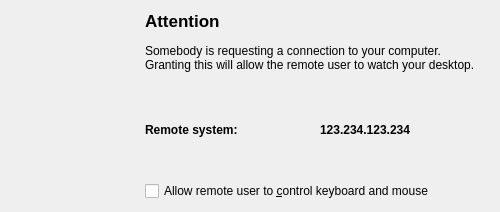
<ui version="4.0" >
 <class>ConnectionWidget</class>
 <widget class="QWidget" name="ConnectionWidget" >
  <property name="geometry" >
   <rect>
    <x>0</x>
    <y>0</y>
    <width>500</width>
    <height>212</height>
   </rect>
  </property>
  <layout class="QHBoxLayout" >
   <item>
    <widget class="KPixmapWidget" name="pixmapWidget" >
     <property name="sizePolicy" >
      <sizepolicy vsizetype="Fixed" hsizetype="Fixed" >
       <horstretch>0</horstretch>
       <verstretch>0</verstretch>
      </sizepolicy>
     </property>
     <property name="minimumSize" >
      <size>
       <width>128</width>
       <height>128</height>
      </size>
     </property>
    </widget>
   </item>
   <item>
    <layout class="QVBoxLayout" >
     <item>
      <widget class="QLabel" name="TextLabel5" >
       <property name="sizePolicy" >
        <sizepolicy vsizetype="Fixed" hsizetype="Minimum" >
         <horstretch>0</horstretch>
         <verstretch>0</verstretch>
        </sizepolicy>
       </property>
       <property name="font" >
        <font>
         <pointsize>13</pointsize>
         <weight>75</weight>
         <bold>true</bold>
        </font>
       </property>
       <property name="text" >
        <string>Attention</string>
       </property>
       <property name="wordWrap" >
        <bool>false</bool>
       </property>
       <property name="indent" >
        <number>0</number>
       </property>
      </widget>
     </item>
     <item>
      <widget class="QLabel" name="mainTextLabel" >
       <property name="sizePolicy" >
        <sizepolicy vsizetype="Fixed" hsizetype="Preferred" >
         <horstretch>0</horstretch>
         <verstretch>0</verstretch>
        </sizepolicy>
       </property>
       <property name="lineWidth" >
        <number>-1</number>
       </property>
       <property name="midLineWidth" >
        <number>5</number>
       </property>
       <property name="text" >
        <string>Somebody is requesting a connection to your computer. Granting this will allow the remote user to watch your desktop. </string>
       </property>
       <property name="textFormat" >
        <enum>Qt::AutoText</enum>
       </property>
       <property name="alignment" >
        <set>Qt::AlignLeading|Qt::AlignLeft|Qt::AlignVCenter</set>
       </property>
       <property name="wordWrap" >
        <bool>true</bool>
       </property>
       <property name="margin" >
        <number>0</number>
       </property>
       <property name="indent" >
        <number>0</number>
       </property>
      </widget>
     </item>
     <item>
      <layout class="QHBoxLayout" >
       <item>
        <widget class="QLabel" name="TextLabel1" >
         <property name="font" >
          <font>
           <weight>75</weight>
           <bold>true</bold>
          </font>
         </property>
         <property name="text" >
          <string>Remote system:</string>
         </property>
         <property name="wordWrap" >
          <bool>false</bool>
         </property>
        </widget>
       </item>
       <item>
        <widget class="QLabel" name="remoteHost" >
         <property name="font" >
          <font>
           <weight>75</weight>
           <bold>true</bold>
          </font>
         </property>
         <property name="text" >
          <string>123.234.123.234</string>
         </property>
         <property name="wordWrap" >
          <bool>false</bool>
         </property>
        </widget>
       </item>
      </layout>
     </item>
     <item>
      <widget class="QCheckBox" name="cbAllowRemoteControl" >
       <property name="sizePolicy" >
        <sizepolicy vsizetype="Fixed" hsizetype="Minimum" >
         <horstretch>0</horstretch>
         <verstretch>0</verstretch>
        </sizepolicy>
       </property>
       <property name="whatsThis" >
        <string>If you turn this option on, the remote user can enter keystrokes and use your mouse pointer. This gives them full control over your computer, so be careful. When the option is disabled the remote user can only watch your screen.</string>
       </property>
       <property name="text" >
        <string>Allow remote user to &amp;control keyboard and mouse</string>
       </property>
      </widget>
     </item>
    </layout>
   </item>
  </layout>
 </widget>
 <customwidgets>
  <customwidget>
   <class>KPixmapWidget</class>
   <extends>QWidget</extends>
   <header>kpixmapwidget.h</header>
  </customwidget>
  </customwidgets>
 <connections/>
</ui>
